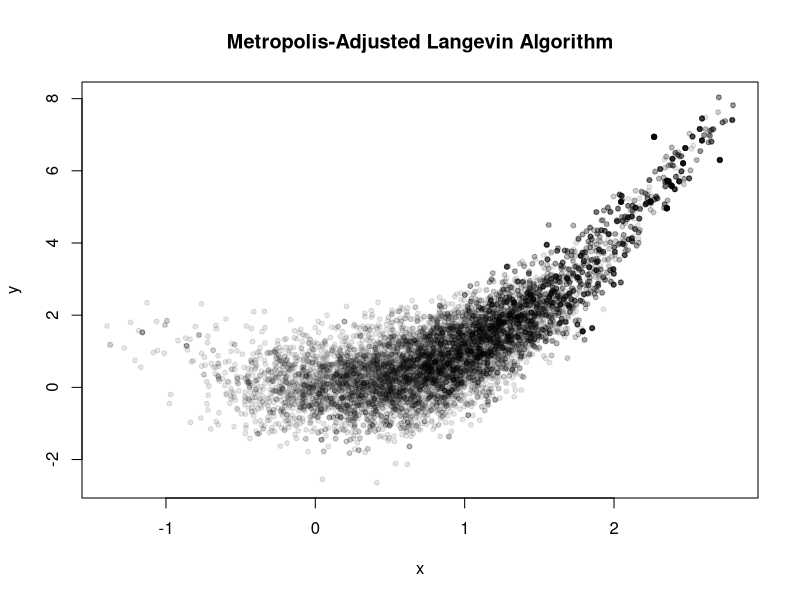

Generate this figure with R:
pi_dist <- function(x, y) {
  exp(-((x-1)^2 + (y-x^2)^2))
}
pi_grad_log_dx <- function(x, y) {
  -2*(x-1)+4*x*(y-x^2)
}
pi_grad_log_dy <- function(x, y) {
  -2*(y-x^2)
}

random_walk_metropolis_hastings <- function(n, start_x, start_y, sigma) {
  x_samples <- numeric(n)
  y_samples <- numeric(n)
  
  x_samples[1] <- start_x
  y_samples[1] <- start_y
  
  for (i in 2:n) {
    # Propose new values from a normal distribution centered at the current values
    # Transition kernel is a normal distribution centered at the previous value with a standard deviation of sigma
    x_current <- x_samples[i-1]
    y_current <- y_samples[i-1]
    
    grad_log_dx <- pi_grad_log_dx(x_current, y_current)
    grad_log_dy <- pi_grad_log_dy(x_current, y_current)
    
    x_proposed <- x_current + 0.5 * sigma^2 * grad_log_dx + rnorm(1)*sigma
    y_proposed <- y_current + 0.5 * sigma^2 * grad_log_dy + rnorm(1)*sigma
    
    # Calculate acceptance ratio
    pi_current <- pi_dist(x_current, y_current)
    pi_proposed <- pi_dist(x_proposed, y_proposed)
    
    grad_log_dx_proposed <- pi_grad_log_dx(x_proposed, y_proposed)
    grad_log_dy_proposed <- pi_grad_log_dy(x_proposed, y_proposed)
    
    log_g_current_given_proposed <- sum(dnorm(c(x_current, y_current),
                                              mean = c(x_proposed, y_proposed) +0.5 * sigma^2 * c(grad_log_dx_proposed, grad_log_dy_proposed),
                                              sd = sigma, log = TRUE))
    log_g_proposed_given_current <- sum(dnorm(c(x_proposed, y_proposed),
                                              mean = c(x_current, y_current) + 0.5 * sigma^2 * c(grad_log_dx, grad_log_dy),
                                              sd = sigma, log = TRUE))
    
    acceptance_ratio <- exp(log(pi_proposed) - log(pi_current) + log_g_current_given_proposed - log_g_proposed_given_current)
    
    # Accept or reject the proposed values
    if (runif(1) < acceptance_ratio) {
      x_samples[i] <- x_proposed
      y_samples[i] <- y_proposed
    } else {
      x_samples[i] <- x_samples[i-1]
      y_samples[i] <- y_samples[i-1]
    }
  }
  
  return(list(x = x_samples, y = y_samples))
}

n <- 10000
start_x <- 0
start_y <- 0
sigma <- 0.5

samples <- random_walk_metropolis_hastings(n, start_x, start_y, sigma)

plot(samples$x, samples$y, pch = 20, col = rgb(0, 0, 0, 0.1), main = "Metropolis-Adjusted Langevin Algorithm", xlab = "x", ylab = "y")
